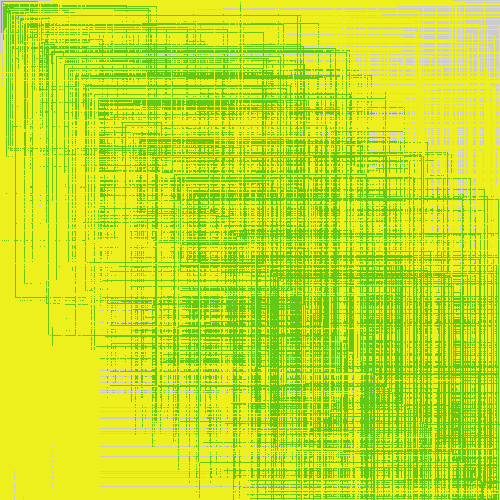
Frame 1 (no input)
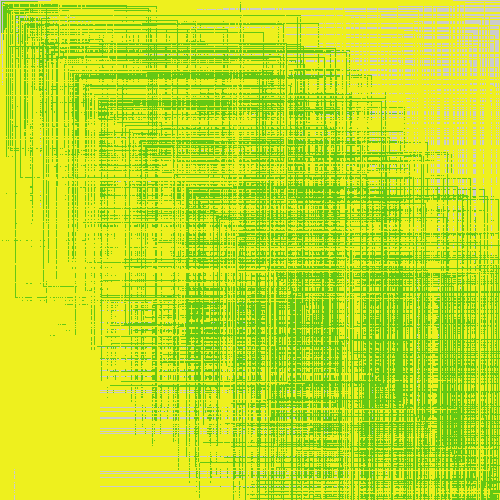
Frame 60 (the mouse pressed at the canvas centre just before this capture)
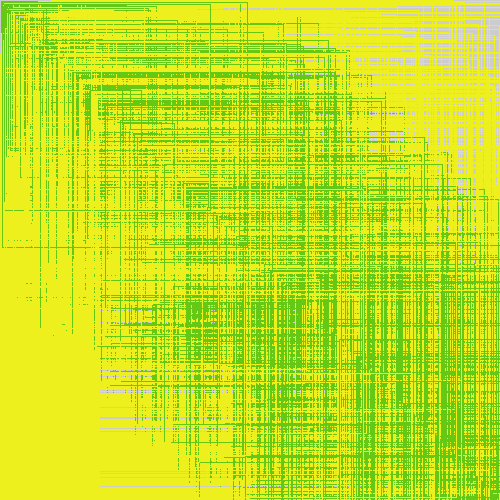
Frame 120 (the mouse held since frame 60 and released just before this capture)

The Processing sketch that drew these frames (run headless with seeded random() and noise(); from frame 60 on, the mouse is pressed at the canvas centre):

// Processing sketch: processing_168294
// ── processing_168294.pde

void setup(){
  size(500,500);
   
}
  
void draw(){
  if(frameCount==1){
    for(int i=0;i<1000;i++){
       renderOnce(); 
    }
  }else{
    renderOnce();
  }  
}


void renderOnce(){
   float r=random(100);
  float r2=random(300);
  float r3=random(500);
 
  noFill();
 
  stroke(100,200,20);
 
  rect(r3,r3,r2,r2);
   
  stroke(238,240,30);
   
  rect(r,r2,r3,r3);
 
}
